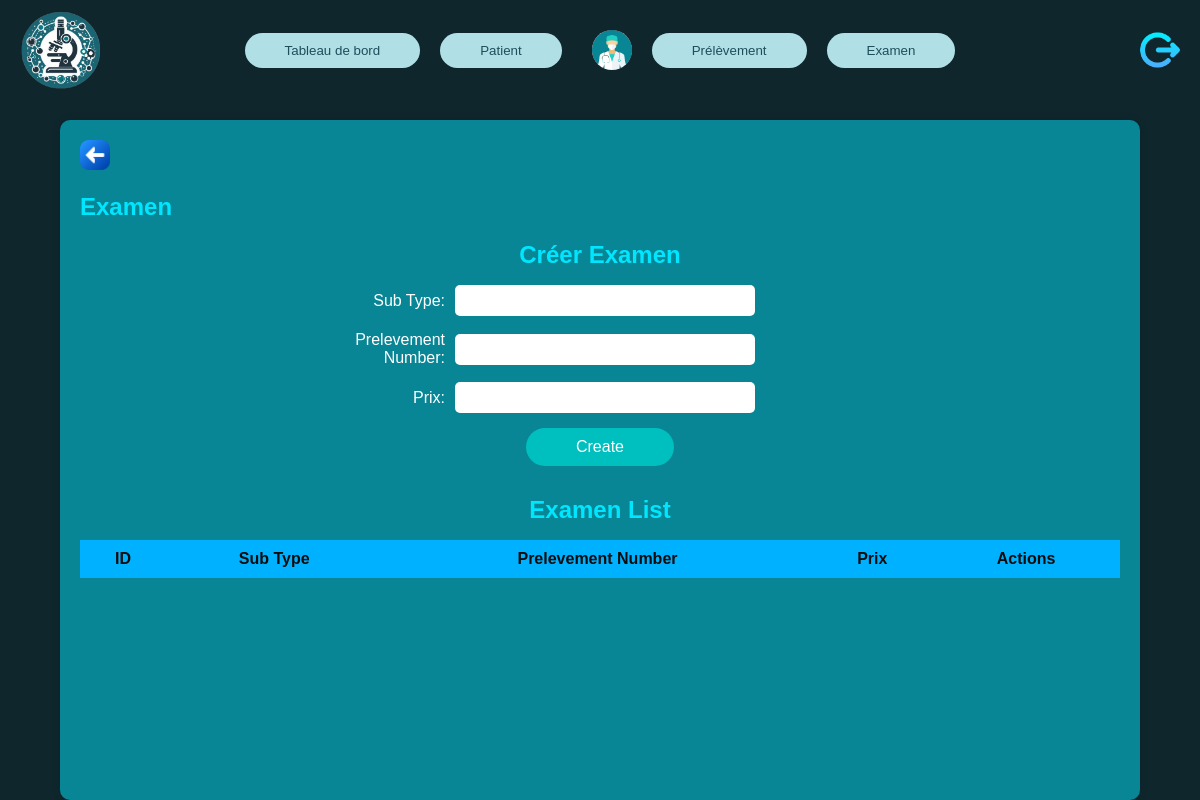
The app's page /Examen.php, older data.
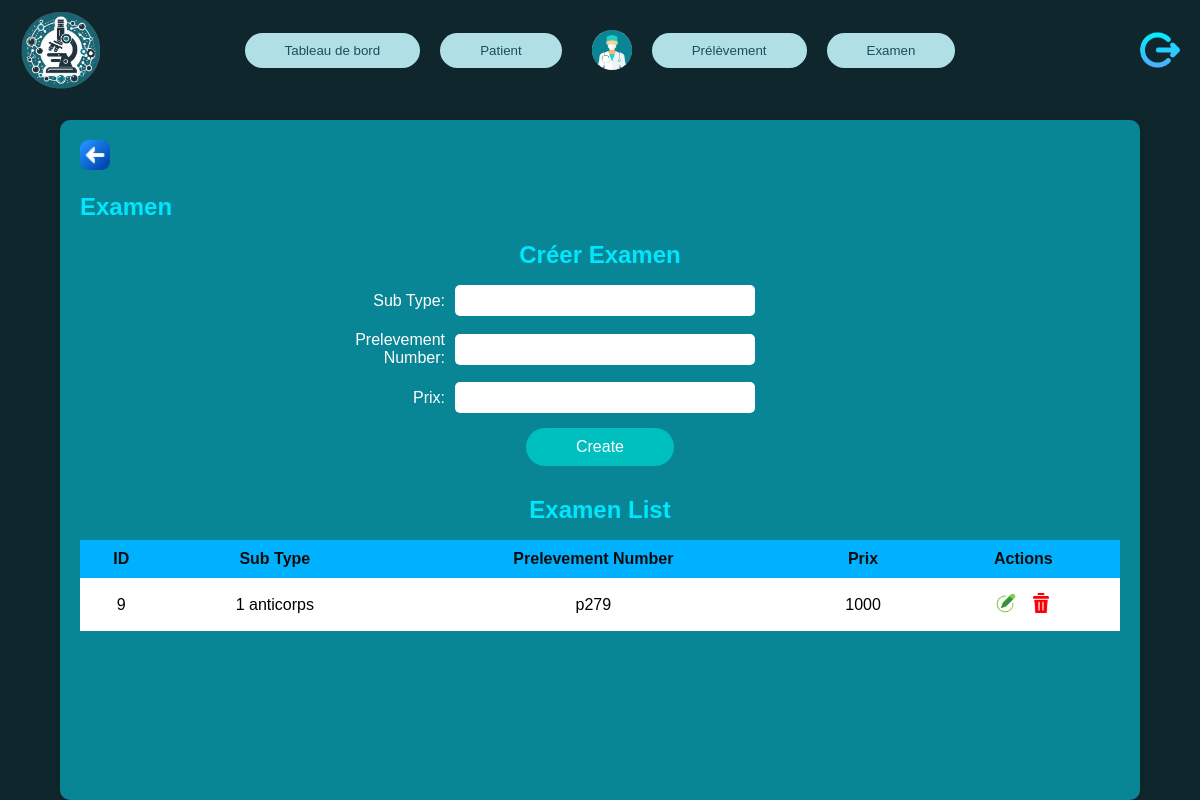
The same page, newer data.
### tables this page shows
CREATE TABLE `examens` (
  `examen_id` int(11) NOT NULL,
  `sub_type` varchar(255) DEFAULT NULL,
  `prelevement_number` varchar(100) NOT NULL,
  `prix` float NOT NULL
);

### Examen.php (called while the page is built, shortened)
<?php
class Examen {
    private $conn;
    private $table_name = "examens";
    public function __construct($db) {
        $this->conn = $db;
    }
    public function read() {
        $query = "SELECT * FROM " . $this->table_name;
        $result = $this->conn->query($query);
        return $result->fetch_all(MYSQLI_ASSOC);
    }
}
?>

### examen.php (the view, shortened to what this page needs)
<?php
require_once 'Examen.php';
$db = $link;
$examen = new Examen($db);
$examens = $examen->read();
?>
<!DOCTYPE html>
<html lang="fr">
<head>
    <link rel="stylesheet" href="Front/navbar.css">
</head>
<body>
    <div class="container">
        <div class="top-bar">
            <div class="logo-section">
                <img src="Front/imag/logo.png" alt="Laboratory Logo" class="logo">
            </div>
            <div class="nav-buttons">
                <button class="nav-button" onclick="location.href='doctor_dashboard.php'">Tableau de bord</button>
                <button class="nav-button" onclick="location.href='patient_management.php'">Patient</button>
                <div class="user-section">
                    <img src="Front/imag/doc.jpeg" alt="User Icon" class="user-icon">
                </div>
                <button class="nav-button" onclick="location.href='prelevement_management.php'">Prélèvement</button>
                <button class="nav-button" onclick="location.href='examen.php'">Examen</button>
            </div>
            <div class="btn-logout">
                <button class="btn-logout" onclick="location.href='logout.php'"><img src="Front/imag/logout.png" alt="Logout Button Icon"></button>
            </div>
        </div>
        <div class="content-area">
            <button id="retour" onclick="window.history.back()">
                <i class="fas fa-arrow-left"><img src="Front/imag/left-arrow.png"></i>
            </button>
            <h1>Examen</h1>
            <div class="form-section">
                <h2>Créer Examen</h2>
                <form method="post" action="examen.php">
                    <div class="form-group">
                        <label for="sub_type">Sub Type:</label>
                        <input type="text" id="sub_type" name="sub_type" required>
                    </div>
                    <div class="form-group">
                        <label for="prelevement_number">Prelevement Number:</label>
                        <input type="text" id="prelevement_number" name="prelevement_number" required>
                    </div>
                    <div class="form-group">
                        <label for="prix">Prix:</label>
                        <input type="number" step="0.01" id="prix" name="prix" required>
                    </div>
                    <button class="submit-btn" type="submit" name="create_examen">Create</button>
                </form>
            </div>
            <div class="table-container">
                <h2>Examen List</h2>
                <table>
                    <thead>
                        <tr>
                            <th>ID</th>
                            <th>Sub Type</th>
                            <th>Prelevement Number</th>
                            <th>Prix</th>
                            <th>Actions</th>
                        </tr>
                    </thead>
                    <tbody>
                        <?php foreach ($examens as $exam) { ?>
                            <tr>
                                <td><?php echo htmlspecialchars($exam['examen_id']); ?></td>
                                <td><?php echo htmlspecialchars($exam['sub_type']); ?></td>
                                <td><?php echo htmlspecialchars($exam['prelevement_number']); ?></td>
                                <td><?php echo htmlspecialchars($exam['prix']); ?></td>
                                <td>
                                    <button class="edit-btn" onclick="location.href='edit_examen.php?id=<?php echo $exam['examen_id']; ?>'"><img src="Front/imag/write.png" alt="Edit"></button>
                                    <button class="delete-btn" onclick="if(confirm('Are you sure you want to delete this examen?')) location.href='delete_examen.php?id=<?php echo $exam['examen_id']; ?>'"><img src="Front/imag/delete.png" alt="Delete"></button>
                                </td>
                            </tr>
                        <?php } ?>
                    </tbody>
                </table>
            </div>
        </div>
    </div>
</body>
</html>

### Front/navbar.css (style rules this page uses)
* { box-sizing: border-box; margin: 0; padding: 0; font-family: Arial, sans-serif; }
body { background: #1F4D5A; background-size: cover; display: flex; justify-content: center; align-items: center; height: 100vh; }
.container { display: flex; flex-direction: column; align-items: center; width: 100%; height: 100vh; background: rgba(0, 0, 0, 0.5); }
.top-bar { width: 100%; display: flex; align-items: center; justify-content: space-between; padding: 10px 20px; background: transparent; }
.logo-section { display: flex; align-items: center; }
.logo { max-width: 80px; }
.nav-buttons { display: flex; align-items: center; justify-content: center; gap: 20px; }
.nav-button { background-color: #B0E0E6; color: #1F4D5A; border: none; padding: 10px 40px; border-radius: 50px; cursor: pointer; }
.user-section { display: flex; align-items: center; }
.user-icon { width: 40px; height: 40px; border-radius: 50%; margin-left: 10px; }
.btn-logout { display: flex; align-items: center; justify-content: center; margin-left: 20px; }
.btn-logout button { background-color: transparent; border: none; cursor: pointer; padding: 0; }
.btn-logout img { width: 40px; height: 40px; border-radius: 50%; transition: transform 0.3s; }
.content-area { flex: 1; width: 90%; margin-top: 20px; padding: 20px; background-color: #088696; border-radius: 10px; box-shadow: 0 0 10px rgba(0, 0, 0, 0.1); overflow-y: auto; text-align: center; }

### examen.php (style rules this page uses)
body { font-family: Arial, sans-serif; background-color: #1F4D5A; color: #ffffff; margin: 0; padding: 0; overflow: hidden; }
.container { width: 100%; height: 100vh; display: flex; flex-direction: column; align-items: center; justify-content: flex-start; }
.content-area { flex: 1; width: 90%; margin-top: 20px; padding: 20px; background-color: #088696; border-radius: 10px; box-shadow: 0 0 10px rgba(0, 0, 0, 0.1); overflow-y: auto; text-align: center; }
#retour { border: none; cursor: pointer; background: transparent; border-radius: 0px; display: flex; align-items: center; justify-content: center; margin-bottom: 20px; }
#retour i { margin-right: 0px; }
#retour img { width: 30px; height: 30px; margin-right: 20px; }
h1 { text-align: left; font-size: 24px; color: #00E6FF; margin-bottom: 20px; }
.form-section { margin-bottom: 30px; }
h2 { text-align: center; color: #00E6FF; margin-bottom: 16px; }
.form-group { display: flex; justify-content: center; align-items: center; margin-bottom: 15px; }
.form-group label { width: 150px; color: #ffffff; text-align: right; margin-right: 10px; }
.form-group input { width: 300px; padding: 8px; border: none; border-radius: 5px; margin-right: 150px; }
.submit-btn { background-color: #00bfbf; color: #fff; border: none; padding: 10px 50px; cursor: pointer; border-radius: 120px; display: block; margin: 10px auto; font-size: 16px; }
.table-container { margin-top: 30px; }
table { width: 100%; border-collapse: collapse; background-color: #ffffff; color: #000; }
th, td { padding: 10px; text-align: center; }
th { background-color: #00B1FF; color: #0e0d0d; }
.edit-btn, .delete-btn { padding: 5px; border: none; background: none; cursor: pointer; }
.edit-btn img, .delete-btn img { width: 20px; height: 20px; }

Row changes from the older to the newer data that the page shows:
added examens: examen_id "9", sub_type "1 anticorps", prelevement_number "p279", prix "1000"
